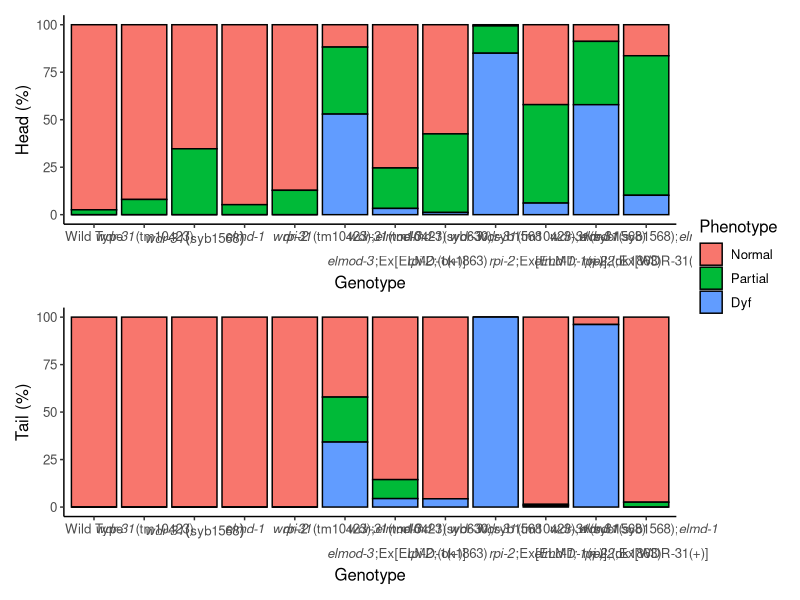

Write R code to recreate this figure.

library(readxl)
library(ggplot2)
library(patchwork)

dyf<-read_xlsx("./data/Dye_assay.xlsx")
dyf1<-dyf[,c(1,4,5)]
dyf2<-dyf[,c(1,6,7)]
dyf3<-dyf[,c(1,2,3)]

colnames(dyf1)<-dyf1[1,]
colnames(dyf2)<-dyf2[1,]
colnames(dyf3)<-dyf3[1,]
colnames(dyf1)[1]<-"Genotype"
colnames(dyf2)[1]<-"Genotype"
colnames(dyf3)[1]<-"Genotype"

dyf1<-dyf1[-1,]
dyf2<-dyf2[-1,]
dyf3<-dyf3[-1,]

dyf3$Phenotype<-"Normal"
dyf1$Phenotype<-"Partial"
dyf2$Phenotype<-"Dyf"

dyf1$Head<-as.numeric(dyf1$Head)
dyf2$Head<-as.numeric(dyf2$Head)
dyf3$Head<-as.numeric(dyf3$Head)

dyf1$Tail<-as.numeric(dyf1$Tail)
dyf2$Tail<-as.numeric(dyf2$Tail)
dyf3$Tail<-as.numeric(dyf3$Tail)

dyf3$Head_p<-(dyf3$Head*100)/(dyf3$Head + dyf1$Head + dyf2$Head)
dyf1$Head_p<-(dyf1$Head*100)/(dyf3$Head + dyf1$Head + dyf2$Head)
dyf2$Head_p<-(dyf2$Head*100)/(dyf3$Head + dyf1$Head + dyf2$Head)

dyf3$Tail_p<-(dyf3$Tail*100)/(dyf3$Tail + dyf1$Tail + dyf2$Tail)
dyf1$Tail_p<-(dyf1$Tail*100)/(dyf3$Tail + dyf1$Tail + dyf2$Tail)
dyf2$Tail_p<-(dyf2$Tail*100)/(dyf3$Tail + dyf1$Tail + dyf2$Tail)

dyf_last<-rbind(dyf3, dyf1, dyf2)
dyf_last$Phenotype<-factor(dyf_last$Phenotype, levels = unique(dyf_last$Phenotype))
dyf_last$Genotype<-factor(dyf_last$Genotype, levels = c(dyf1$Genotype))


xsub0 <- ~ atop(paste(italic("wdr-31"),"(tm10423);",italic("elmod-3")))
xsub1 <- ~ atop(paste(italic("wdr-31"),"(tm10423)"), paste(italic("elmod-3"), ";Ex[ELMD-1(+)]"))
xsub2 <- ~ atop(paste(italic("elmd-1"),"(syb630)"), paste(italic("rpi-2"),";(ok1863)"))
xsub3 <- ~ atop(paste(italic("wdr-31"),"(tm10423)"), paste(italic("elmd-1; rpi-2")))
xsub4 <- ~ atop(paste(italic("wdr-31"),"(tm10423);",italic("elmd-1")), paste(italic("rpi-2"),";Ex[ELMD-1(+)]"))
xsub5 <- ~ atop(paste(italic("wdr-31"),"(syb1568)"), paste(italic("elmd-1; rpi-2"),";(ok1863)"))
xsub6 <- ~ atop(paste(italic("wdr-31"),"(syb1568);",italic("elmd-1")), paste(italic("rpi-2"),";Ex[WDR-31(+)]"))
xsub3 <- expression(paste(italic("wdr-31"),";syb1568"))


# Plot for head
dyf_head<-ggplot(data = dyf_last, aes(x = Genotype, y = Head_p, fill = Phenotype)) +
  geom_bar(stat = "identity", width = 0.9, color = "black") +
  scale_x_discrete("Genotype", labels = c(expression("Wild Type", 
                                                   paste(italic("wdr-31"),"(tm10423)",sep = "\n"),
                                                   italic("wdr-31")(syb1568),
                                                   italic("elmd-1"),
                                                   italic("rpi-2")),
                                          xsub0,xsub1,xsub2,xsub3,xsub4,xsub5,xsub6
                                          )) +
  scale_y_continuous("Head (%)") +
  theme(legend.text.align = 0, panel.background = element_rect(fill = "white"),
        axis.line = element_line(colour = "black"), text = element_text(size=12))


# Plot for tail
dyf_tail<-ggplot(data = dyf_last, aes(x = Genotype, y = Tail_p, fill = Phenotype)) +
  geom_bar(stat = "identity", width = 0.9, color = "black") +
  scale_x_discrete("Genotype", labels = c(expression("Wild Type", 
                                                     paste(italic("wdr-31"),"(tm10423)",sep = "\n"),
                                                     italic("wdr-31")(syb1568),
                                                     italic("elmd-1"),
                                                     italic("rpi-2")),
                                          xsub0,xsub1,xsub2,xsub3,xsub4,xsub5,xsub6
  )) +
  scale_y_continuous("Tail (%)") +
  theme(legend.text.align = 0, panel.background = element_rect(fill = "white"),
        axis.line = element_line(colour = "black"), text = element_text(size=12))

# Combine plots
combined <- dyf_head + dyf_tail & theme(legend.position = "right")
combined + plot_layout(ncol = 1, nrow = 2, guides = "collect")



